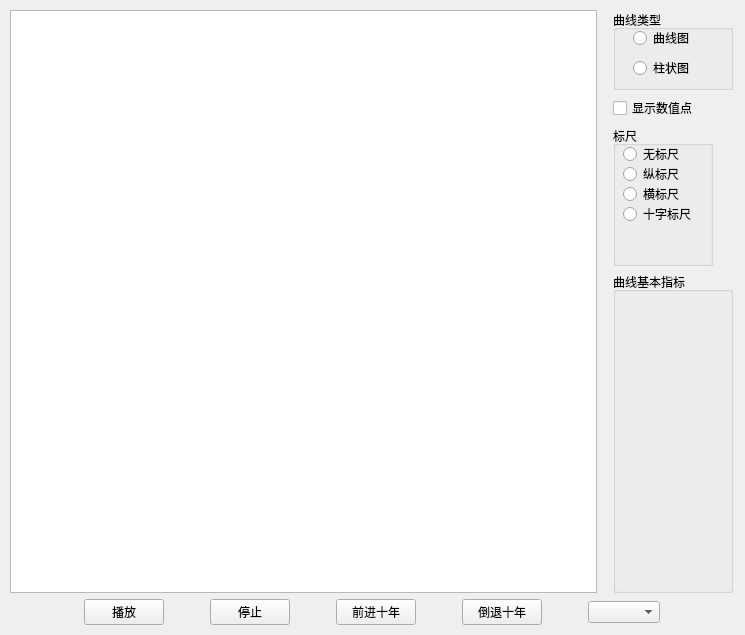
<?xml version="1.0" encoding="UTF-8"?>
<ui version="4.0">
 <class>PyramidController</class>
 <widget class="QWidget" name="PyramidController">
  <property name="geometry">
   <rect>
    <x>0</x>
    <y>0</y>
    <width>745</width>
    <height>635</height>
   </rect>
  </property>
  <property name="windowTitle">
   <string>Form</string>
  </property>
  <widget class="QWidget" name="verticalLayoutWidget">
   <property name="geometry">
    <rect>
     <x>0</x>
     <y>0</y>
     <width>743</width>
     <height>635</height>
    </rect>
   </property>
   <layout class="QVBoxLayout" name="verticalLayout_Main">
    <item>
     <widget class="QWidget" name="widget" native="true">
      <layout class="QVBoxLayout" name="verticalLayout_4">
	   <property name="margin">
        <number>10</number>
       </property>
       <item>
        <layout class="QHBoxLayout" name="horizontalLayout_2" stretch="3,0">
         <item>
          <layout class="QVBoxLayout" name="verticalLayout_5" stretch="0">
           <property name="sizeConstraint">
            <enum>QLayout::SetDefaultConstraint</enum>
           </property>
           <property name="leftMargin">
            <number>0</number>
           </property>
           <property name="topMargin">
            <number>0</number>
           </property>
           <property name="rightMargin">
            <number>10</number>
           </property>
           <property name="bottomMargin">
            <number>0</number>
           </property>
           <item>
            <widget class="GraphView" name="graphicsView">
             <property name="sizePolicy">
              <sizepolicy hsizetype="Preferred" vsizetype="Expanding">
               <horstretch>0</horstretch>
               <verstretch>0</verstretch>
              </sizepolicy>
             </property>
             <property name="minimumSize">
              <size>
               <width>0</width>
               <height>0</height>
              </size>
             </property>
             <property name="verticalScrollBarPolicy">
              <enum>Qt::ScrollBarAlwaysOff</enum>
             </property>
             <property name="horizontalScrollBarPolicy">
              <enum>Qt::ScrollBarAlwaysOff</enum>
             </property>
             <property name="transformationAnchor">
              <enum>QGraphicsView::AnchorUnderMouse</enum>
             </property>
             <property name="resizeAnchor">
              <enum>QGraphicsView::NoAnchor</enum>
             </property>
             <property name="viewportUpdateMode">
              <enum>QGraphicsView::SmartViewportUpdate</enum>
             </property>
            </widget>
           </item>
          </layout>
         </item>
         <item>
          <layout class="QVBoxLayout" name="verticalLayout_6">
           <item>
            <widget class="QGroupBox" name="groupBox_3">
             <property name="sizePolicy">
              <sizepolicy hsizetype="Fixed" vsizetype="Fixed">
               <horstretch>0</horstretch>
               <verstretch>0</verstretch>
              </sizepolicy>
             </property>
             <property name="minimumSize">
              <size>
               <width>120</width>
               <height>80</height>
              </size>
             </property>
             <property name="title">
              <string>曲线类型</string>
             </property>
             <widget class="QRadioButton" name="radioCurve">
              <property name="geometry">
               <rect>
                <x>20</x>
                <y>20</y>
                <width>61</width>
                <height>16</height>
               </rect>
              </property>
              <property name="text">
               <string>曲线图</string>
              </property>
             </widget>
             <widget class="QRadioButton" name="radioBar">
              <property name="geometry">
               <rect>
                <x>20</x>
                <y>50</y>
                <width>71</width>
                <height>16</height>
               </rect>
              </property>
              <property name="text">
               <string>柱状图</string>
              </property>
             </widget>
            </widget>
           </item>
           <item>
            <widget class="QCheckBox" name="checkBox">
             <property name="text">
              <string>显示数值点</string>
             </property>
            </widget>
           </item>
           <item>
            <widget class="QGroupBox" name="groupBox_4">
             <property name="sizePolicy">
              <sizepolicy hsizetype="Fixed" vsizetype="Minimum">
               <horstretch>0</horstretch>
               <verstretch>0</verstretch>
              </sizepolicy>
             </property>
             <property name="minimumSize">
              <size>
               <width>100</width>
               <height>140</height>
              </size>
             </property>
             <property name="title">
              <string>标尺</string>
             </property>
             <widget class="QRadioButton" name="VLineButton">
              <property name="geometry">
               <rect>
                <x>10</x>
                <y>40</y>
                <width>89</width>
                <height>16</height>
               </rect>
              </property>
              <property name="text">
               <string>纵标尺</string>
              </property>
             </widget>
             <widget class="QRadioButton" name="HLineButton">
              <property name="geometry">
               <rect>
                <x>10</x>
                <y>60</y>
                <width>89</width>
                <height>16</height>
               </rect>
              </property>
              <property name="text">
               <string>横标尺</string>
              </property>
             </widget>
             <widget class="QRadioButton" name="DualLineButton">
              <property name="geometry">
               <rect>
                <x>10</x>
                <y>80</y>
                <width>89</width>
                <height>16</height>
               </rect>
              </property>
              <property name="text">
               <string>十字标尺</string>
              </property>
             </widget>
             <widget class="QRadioButton" name="NoLineButton">
              <property name="geometry">
               <rect>
                <x>10</x>
                <y>20</y>
                <width>89</width>
                <height>16</height>
               </rect>
              </property>
              <property name="text">
               <string>无标尺</string>
              </property>
             </widget>
            </widget>
           </item>
           <item>
            <layout class="QVBoxLayout" name="verticalLayout">
             <item>
              <widget class="QGroupBox" name="groupBox">
               <property name="sizePolicy">
                <sizepolicy hsizetype="Expanding" vsizetype="Expanding">
                 <horstretch>0</horstretch>
                 <verstretch>0</verstretch>
                </sizepolicy>
               </property>
               <property name="title">
                <string>曲线基本指标</string>
               </property>
              </widget>
             </item>
            </layout>
           </item>
          </layout>
         </item>
        </layout>
       </item>
       <item>
        <layout class="QHBoxLayout" name="horizontalLayout">
         <item>
          <spacer name="horizontalSpacer">
           <property name="orientation">
            <enum>Qt::Horizontal</enum>
           </property>
           <property name="sizeHint" stdset="0">
            <size>
             <width>40</width>
             <height>20</height>
            </size>
           </property>
          </spacer>
         </item>
         <item>
          <widget class="QPushButton" name="PlayButton">
           <property name="text">
            <string>播放</string>
           </property>
          </widget>
         </item>
         <item>
          <spacer name="horizontalSpacer_2">
           <property name="orientation">
            <enum>Qt::Horizontal</enum>
           </property>
           <property name="sizeType">
            <enum>QSizePolicy::Fixed</enum>
           </property>
           <property name="sizeHint" stdset="0">
            <size>
             <width>40</width>
             <height>20</height>
            </size>
           </property>
          </spacer>
         </item>
         <item>
          <widget class="QPushButton" name="StopButton">
           <property name="text">
            <string>停止</string>
           </property>
          </widget>
         </item>
         <item>
          <spacer name="horizontalSpacer_3">
           <property name="orientation">
            <enum>Qt::Horizontal</enum>
           </property>
           <property name="sizeType">
            <enum>QSizePolicy::Fixed</enum>
           </property>
           <property name="sizeHint" stdset="0">
            <size>
             <width>40</width>
             <height>20</height>
            </size>
           </property>
          </spacer>
         </item>
         <item>
          <widget class="QPushButton" name="Advance10Button">
           <property name="text">
            <string>前进十年</string>
           </property>
          </widget>
         </item>
         <item>
          <spacer name="horizontalSpacer_4">
           <property name="orientation">
            <enum>Qt::Horizontal</enum>
           </property>
           <property name="sizeType">
            <enum>QSizePolicy::Fixed</enum>
           </property>
           <property name="sizeHint" stdset="0">
            <size>
             <width>40</width>
             <height>20</height>
            </size>
           </property>
          </spacer>
         </item>
         <item>
          <widget class="QPushButton" name="Back10Button">
           <property name="text">
            <string>倒退十年</string>
           </property>
          </widget>
         </item>
         <item>
          <spacer name="horizontalSpacer_6">
           <property name="orientation">
            <enum>Qt::Horizontal</enum>
           </property>
           <property name="sizeType">
            <enum>QSizePolicy::Fixed</enum>
           </property>
           <property name="sizeHint" stdset="0">
            <size>
             <width>40</width>
             <height>20</height>
            </size>
           </property>
          </spacer>
         </item>
         <item>
          <widget class="QComboBox" name="comboBox"/>
         </item>
         <item>
          <spacer name="horizontalSpacer_5">
           <property name="orientation">
            <enum>Qt::Horizontal</enum>
           </property>
           <property name="sizeHint" stdset="0">
            <size>
             <width>40</width>
             <height>20</height>
            </size>
           </property>
          </spacer>
         </item>
        </layout>
       </item>
      </layout>
     </widget>
    </item>
   </layout>
  </widget>
 </widget>
 <customwidgets>
  <customwidget>
   <class>GraphView</class>
   <extends>QGraphicsView</extends>
   <header>display/graphview.h</header>
  </customwidget>
 </customwidgets>
 <resources/>
 <connections/>
</ui>
